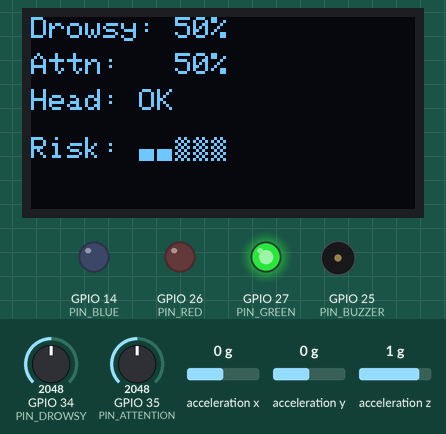
Recording of a program running on a simulated ESP32. On the bench: 128×64 one-colour display, output pins drawn as LEDs (lit = HIGH), buzzer (waves = sounding, pin HIGH). Wiring (from diagram.json): MPU-6050 motion sensor at I2C address 0x68. The inputs (shaded band) are chosen by the test bench; at power-on: acceleration x 0 g, GPIO 35 (PIN_ATTENTION) = 2048, GPIO 34 (PIN_DROWSY) = 2048, acceleration y 0 g, acceleration z 1 g. WiFi joins after 1.5 s; servers stay silent unless stated; uploads are accepted with an empty reply; the local clock reads 2024-03-15 10:24:30 at power-on unless the program sets it; what the program prints to the serial monitor is not drawn.

Above: at 3.6 s.
3.7 s: acceleration x set to -1.4 g
At 4.9 s:
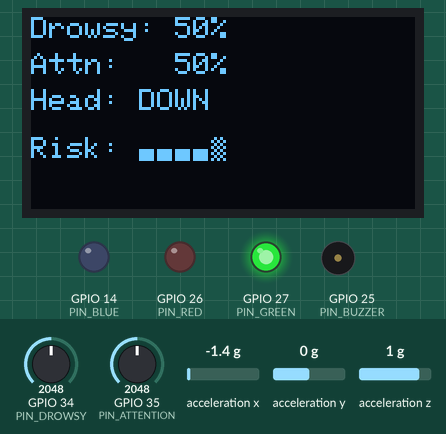
5.2 s: GPIO 35 (PIN_ATTENTION) set to 1275
At 5.9 s:
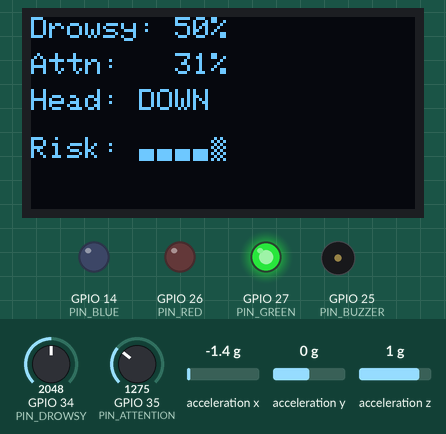
6.7 s: GPIO 35 (PIN_ATTENTION) set to 1203
At 8.4 s:
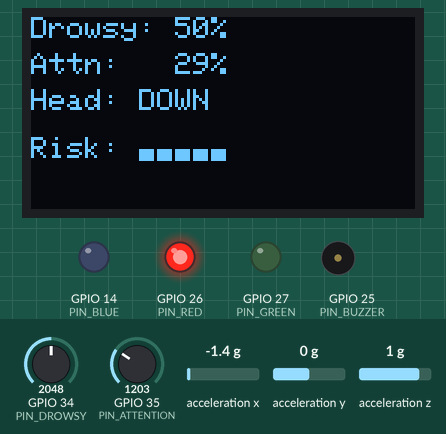
9.7 s: GPIO 34 (PIN_DROWSY) set to 1685
At 12.4 s:
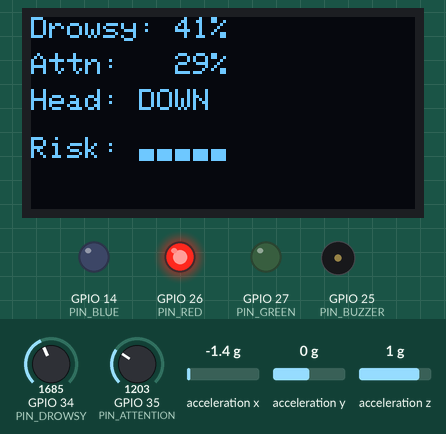
12.7 s: GPIO 34 (PIN_DROWSY) set to 1601
At 13.2 s:
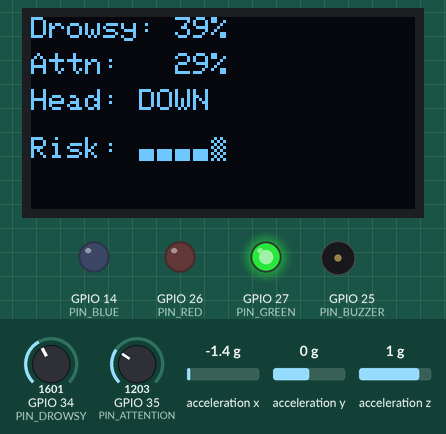
14.2 s: acceleration x set to 0 g
At 15.1 s:
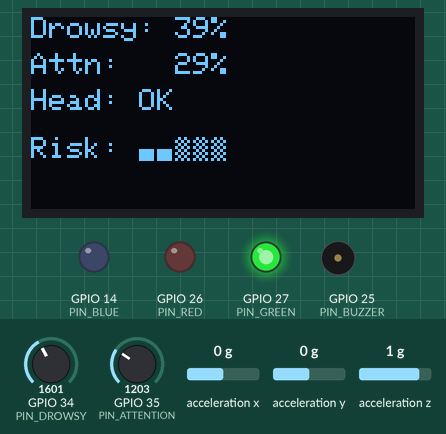
Timing chart, 0 to 16.7 s (numbered marks = the images above; inputs shaded):
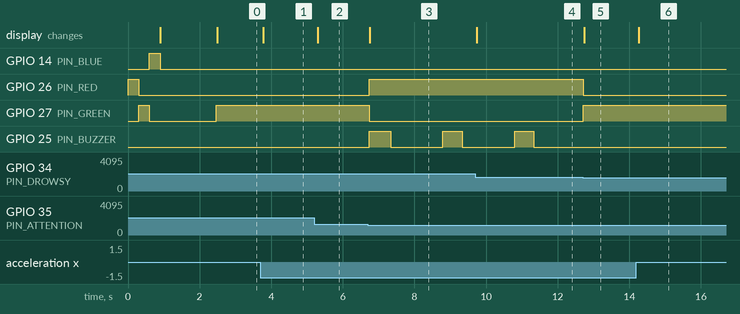

Measured:
- the behaviour switches between 1229 and 1228 on GPIO 35 (PIN_ATTENTION) (found by bisection; images 2 and 3)
- the behaviour switches between 1639 and 1638 on GPIO 34 (PIN_DROWSY) (found by bisection; images 4 and 5)
- after the input at 3.7 s, the display: changes after 0.08 s (image 1)
- after the input at 5.2 s, the display: changes after 0.10 s (image 2)
- after the input at 6.7 s, GPIO 26 (PIN_RED): LOW → HIGH at once; GPIO 27 (PIN_GREEN): HIGH → LOW at once; GPIO 25 (PIN_BUZZER): alternates HIGH for 0.57 s and LOW for 1.5 s, starting at once; the display: changes after 0.06 s (image 3)
- after the input at 9.7 s, the display: changes at once (image 4)
- after the input at 12.7 s, GPIO 26 (PIN_RED): HIGH → LOW at once; GPIO 27 (PIN_GREEN): LOW → HIGH at once; GPIO 25 (PIN_BUZZER): stays LOW (without the input it goes to HIGH after 0.09 s); the display: changes at once (image 5)
- after the input at 14.2 s, the display: changes after 0.06 s (image 6)

The program:

main.cpp
```cpp
#include <Arduino.h>
#include <Wire.h>
#include <Adafruit_GFX.h>
#include <Adafruit_SSD1306.h>
#include <cstring>

#include "config.h"
#include "wifi_manager.h"
#include "api_client.h"

constexpr int PIN_RED    = 26;
constexpr int PIN_GREEN  = 27;
constexpr int PIN_BLUE   = 14;
constexpr int PIN_DROWSY    = 34;
constexpr int PIN_ATTENTION = 35;
constexpr int PIN_BUZZER = 25;

constexpr uint8_t MPU_ADDR   = 0x68;
constexpr int OLED_WIDTH     = 128;
constexpr int OLED_HEIGHT    = 64;
constexpr unsigned long BUZZER_BEEP_MS    = 500;
constexpr unsigned long BUZZER_COOLDOWN_MS = 2000;

unsigned long lastBuzzMs    = 0;
unsigned long buzzerUntilMs = 0;
unsigned long lastUiMs      = 0;
unsigned long lastSend      = 0;

int         lastReportedSeverity  = -1;
const char* lastReportedEventType = nullptr;

Adafruit_SSD1306 display(OLED_WIDTH, OLED_HEIGHT, &Wire, -1);
bool displayOk = false;
bool mpuOk     = false;

void setLedColor(bool r, bool g, bool b) {
  digitalWrite(PIN_RED,   r ? HIGH : LOW);
  digitalWrite(PIN_GREEN, g ? HIGH : LOW);
  digitalWrite(PIN_BLUE,  b ? HIGH : LOW);
}

bool readAccel(float& ax_g, float& ay_g, float& az_g) {
  Wire.beginTransmission(MPU_ADDR);
  Wire.write(0x3B);
  if (Wire.endTransmission(false) != 0) return false;
  if (Wire.requestFrom(MPU_ADDR, (uint8_t)6, (uint8_t)true) != 6) return false;

  int16_t rawX = (Wire.read() << 8) | Wire.read();
  int16_t rawY = (Wire.read() << 8) | Wire.read();
  int16_t rawZ = (Wire.read() << 8) | Wire.read();

  ax_g = rawX / 16384.0f;
  ay_g = rawY / 16384.0f;
  az_g = rawZ / 16384.0f;
  return true;
}

void updateDisplay(float drowsy, float attention, int severity, bool headDown) {
  if (!displayOk) return;
  if (millis() - lastUiMs < 33) return;
  lastUiMs = millis();

  display.clearDisplay();
  display.setTextColor(SSD1306_WHITE);
  display.setTextSize(1);

  display.setCursor(0, 0);  display.printf("Drowsy: %d%%",    (int)(drowsy    * 100));
  display.setCursor(0, 12); display.printf("Attn:   %d%%",    (int)(attention * 100));
  display.setCursor(0, 24); display.print("Head: "); display.print(headDown ? "DOWN" : "OK");
  display.setCursor(0, 40); display.print("Risk: ");
  for (int i = 1; i <= 5; i++)
    display.print(i <= severity ? (char)219 : (char)176);
  display.display();
}

void setup() {
  Serial.begin(115200);
  Serial.println("[Boot] DriverGuard IoT starting...");

  pinMode(PIN_RED,       OUTPUT);
  pinMode(PIN_GREEN,     OUTPUT);
  pinMode(PIN_BLUE,      OUTPUT);
  pinMode(PIN_BUZZER,    OUTPUT);
  pinMode(PIN_DROWSY,    INPUT);
  pinMode(PIN_ATTENTION, INPUT);

  setLedColor(1,0,0); delay(300);
  setLedColor(0,1,0); delay(300);
  setLedColor(0,0,1); delay(300);
  setLedColor(0,0,0);

  Wire.begin(21, 22);
  Wire.beginTransmission(MPU_ADDR);
  Wire.write(0x6B); Wire.write(0);
  if (Wire.endTransmission(true) == 0) {
    mpuOk = true;
    Serial.println("[Boot] MPU6050 OK");
  }

  displayOk = display.begin(SSD1306_SWITCHCAPVCC, 0x3C);
  if (displayOk) { display.clearDisplay(); display.display(); }

  Serial.println("[Boot] Connecting WiFi...");
  connectWiFi();
  Serial.println("[Boot] WiFi connected");
}

void loop() {
  float drowsy    = analogRead(PIN_DROWSY)    / 4095.0f;
  float attention = analogRead(PIN_ATTENTION) / 4095.0f;

  float ax_g = 0, ay_g = 0, az_g = 0;
  bool  headDown = false;
  if (mpuOk && readAccel(ax_g, ay_g, az_g))
    headDown = (abs(ax_g) > 0.4f || abs(ay_g) > 0.4f);

  int score = 0;
  if      (drowsy > 0.7f) score += 2;
  else if (drowsy > 0.4f) score += 1;
  if      (attention < 0.3f) score += 2;
  else if (attention < 0.6f) score += 1;
  if (headDown) score += 2;

  int severity = (score <= 1) ? 1 : (score == 2) ? 2 : (score == 3) ? 3 : (score == 4) ? 4 : 5;

  float confidence = constrain(
    drowsy * 0.4f + (1.0f - attention) * 0.4f + (headDown ? 0.2f : 0.0f),
    0.0f, 1.0f
  );

  if      (severity < 5) { setLedColor(0, 1, 0); }
  else if (severity < 4) { setLedColor(1, 1, 0); }
  else {
    setLedColor(1, 0, 0);
    if (millis() > buzzerUntilMs && millis() - lastBuzzMs >= BUZZER_COOLDOWN_MS) {
      lastBuzzMs    = millis();
      buzzerUntilMs = lastBuzzMs + BUZZER_BEEP_MS;
    }
  }
  if (severity < 5) digitalWrite(PIN_BUZZER, LOW);
  else              digitalWrite(PIN_BUZZER, (millis() <= buzzerUntilMs) ? HIGH : LOW);

  updateDisplay(drowsy, attention, severity, headDown);

  const char* eventType = "NORMAL";
  if (severity > 2) {
    eventType = (drowsy >= (1.0f - attention)) ? "DROWSINESS" : "ATTENTION_LOSS";
  }

  const bool typeChanged     = (lastReportedEventType == nullptr) || (strcmp(eventType, lastReportedEventType) != 0);
  const bool severityChanged = (severity != lastReportedSeverity);
  const unsigned long elapsed = millis() - lastSend;

  const bool sendOnChange    = (typeChanged || severityChanged) && (elapsed >= SEND_INTERVAL_MS);
  const bool sendHeartbeat   = (elapsed >= HEARTBEAT_INTERVAL_MS);

  if (sendOnChange || sendHeartbeat) {
    Serial.printf("[Loop] Sending: type=%s sev=%d conf=%.2f reason=%s\n",
      eventType, severity, confidence, sendHeartbeat && !sendOnChange ? "heartbeat" : "change");

    DriverEvent ev = { eventType, severity, confidence, millis() };

    if (sendEventToServer(ev)) {
      lastReportedSeverity  = severity;
      lastReportedEventType = eventType;
      lastSend = millis();
      Serial.println("[Loop] Send OK");
    } else {
      Serial.println("[Loop] Send FAILED, will retry next cycle");
    }
  }

  delay(50);
}
```

config.h
```cpp
#pragma once

#define WIFI_SSID "Wokwi-GUEST"
#define WIFI_PASSWORD ""

#define SERVER_URL "https://driverguard-api-ynl5.onrender.com"

#define EVENTS_ENDPOINT "/api/events"


#define DEVICE_API_KEY  "3818ab6f-354c-4df8-b8eb-514a5bfe3379"


#define SEND_INTERVAL_MS 2000
#define HEARTBEAT_INTERVAL_MS 10000
#define MAX_BUFFERED_EVENTS 10
```

api_client.h
```cpp
#pragma once
#include "event.h"

bool sendEventToServer(const DriverEvent& ev);
```

buffer.h
```cpp
#pragma once
#include "event.h"

void bufferEvent(const char* eventType, int severity, float confidence);

bool hasBufferedEvents();
DriverEvent getNextBufferedEvent();
void popBufferedEvent();
```

event.h
```cpp
#pragma once

struct DriverEvent {
  const char* eventType;
  int severity;
  float confidence;
  unsigned long occurredAt;
};
```

wifi_manager.h
```cpp
#pragma once
#include <WiFi.h>


void connectWiFi();
bool isWiFiConnected();
```

api_client.cpp
```cpp
#include <HTTPClient.h>
#include <WiFiClientSecure.h>
#include <time.h>
#include "api_client.h"
#include "config.h"
#include "wifi_manager.h"

static void formatIsoTimestamp(unsigned long ms_since_boot, char* out, size_t out_size) {
  time_t now = time(nullptr);
  if (now < 100000) now = ms_since_boot / 1000;

  struct tm tm_utc;
  gmtime_r(&now, &tm_utc);
  snprintf(out, out_size, "%04d-%02d-%02dT%02d:%02d:%02dZ",
    tm_utc.tm_year + 1900, tm_utc.tm_mon + 1, tm_utc.tm_mday,
    tm_utc.tm_hour, tm_utc.tm_min, tm_utc.tm_sec);
}

bool sendEventToServer(const DriverEvent& ev) {
  if (!isWiFiConnected()) {
    Serial.println("[HTTP] No WiFi, skipping");
    return false;
  }

  WiFiClientSecure client;
  client.setInsecure();

  HTTPClient http;
  String url = String(SERVER_URL) + EVENTS_ENDPOINT;

  Serial.print("[HTTP] POST -> "); Serial.println(url);

  if (!http.begin(client, url)) {
    Serial.println("[HTTP] begin() failed");
    return false;
  }

  http.setTimeout(10000);
  http.addHeader("Content-Type", "application/json");
  http.addHeader("X-Device-Key", DEVICE_API_KEY);

  char occurred_at[25];
  formatIsoTimestamp(ev.occurredAt, occurred_at, sizeof(occurred_at));

  String payload = "{";
  payload += "\"eventType\":\"" + String(ev.eventType) + "\",";
  payload += "\"severity\":"    + String(ev.severity)  + ",";
  payload += "\"confidence\":"  + String(ev.confidence, 2) + ",";
  payload += "\"occurredAt\":\"" + String(occurred_at) + "\"";
  payload += "}";

  Serial.print("[HTTP] Payload: "); Serial.println(payload);

  int code = http.POST(payload);

  if (code > 0) {
    Serial.printf("[HTTP] Response: %d\n", code);
    if (code != 200 && code != 201) Serial.println(http.getString());
  } else {
    Serial.printf("[HTTP] FAILED: %s\n", http.errorToString(code).c_str());
  }

  http.end();
  return code == 200 || code == 201;
}
```

buffer.cpp
```cpp
#include "buffer.h"
#include "config.h"
#include <Arduino.h>

static DriverEvent buffer[MAX_BUFFERED_EVENTS];
static int bufferSize = 0;

void bufferEvent(const char* eventType, int severity, float confidence) {
  if (bufferSize >= MAX_BUFFERED_EVENTS) {
    for (int i = 1; i < bufferSize; i++) {
      buffer[i - 1] = buffer[i];
    }
    bufferSize--;
  }

  buffer[bufferSize++] = {
    eventType,
    severity,
    confidence,
    millis()
  };
}


bool hasBufferedEvents() {
  return bufferSize > 0;
}

DriverEvent getNextBufferedEvent() {
  return buffer[0];
}

void popBufferedEvent() {
  if (bufferSize == 0) return;

  for (int i = 1; i < bufferSize; i++) {
    buffer[i - 1] = buffer[i];
  }
  bufferSize--;
}
```

wifi_manager.cpp
```cpp
#include <WiFi.h>
#include <time.h>
#include "wifi_manager.h"
#include "config.h"

void connectWiFi() {
  WiFi.begin(WIFI_SSID, WIFI_PASSWORD);

  while (WiFi.status() != WL_CONNECTED) {
    delay(500);
  }

  configTime(0, 0, "pool.ntp.org", "time.nist.gov");
  time_t now = time(nullptr);
  const unsigned long start_ms = millis();
  while (now < 1700000000 && (millis() - start_ms) < 5000) {
    delay(200);
    now = time(nullptr);
  }
}

bool isWiFiConnected() {
  return WiFi.status() == WL_CONNECTED;
}
```
